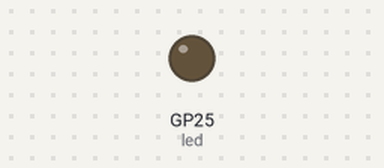
Recording of a program running on a simulated Raspberry Pi Pico running MicroPython. On the bench: output pins drawn as LEDs (lit = HIGH). WiFi joins after 1.5 s; a reset restarts the program; files the program writes start out absent; web requests get an empty 200 reply after 0.4 s; what the program prints to the serial console is not drawn.

Above: at 0.1 s.
At 40.0 s:
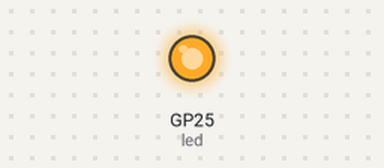
Timing chart, 0 to 40.0 s (numbered marks = the images above):
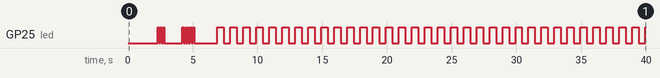

The program:

main.py
```python
import network
import urequests
import machine
import time
import os

WIFI_SSID = 'Meter'
WIFI_PASS = 'kilometer'

VERSION_URL = 'https://raw.githubusercontent.com/ha-rish/pico-ota/refs/heads/main/version.txt'
SCRIPT_URL = 'https://raw.githubusercontent.com/ha-rish/pico-ota/refs/heads/main/main.py'


# ==== HARDWARE SETUP ====
led = machine.Pin("LED", machine.Pin.OUT)

def blink(times=1, delay=0.1):
    for _ in range(times):
        led.on()
        time.sleep(delay)
        led.off()
        time.sleep(delay)

# ==== STEP 1: APPLY PENDING UPDATE ON BOOT ====
def apply_pending_update():
    fs = os.listdir()
    if "update.flag" in fs and "new_main.py" in fs:
        try:
            print("Applying OTA update…")
            if "main.py" in fs:
                os.remove("main.py")
            os.rename("new_main.py", "main.py")
            os.remove("update.flag")
            print("Update applied, rebooting…")
            blink(5, 0.1)
            time.sleep(1)
            machine.reset()
        except Exception as e:
            print("Update apply failed:", e)

apply_pending_update()


# ==== STEP 2: WIFI WITH 10 s TIMEOUT ====
def connect_wifi(timeout_s=10):
    wlan = network.WLAN(network.STA_IF)
    wlan.active(True)
    wlan.connect(WIFI_SSID, WIFI_PASS)
    print(f"Connecting to Wi‑Fi (timeout {timeout_s}s)…")
    start = time.ticks_ms()
    while not wlan.isconnected():
        if time.ticks_diff(time.ticks_ms(), start) > timeout_s * 1000:
            print("Wi‑Fi connect timed out")
            return False
        time.sleep(0.5)
    print("Wi‑Fi connected:", wlan.ifconfig())
    return True

# ==== STEP 3: VERSION HELPERS ====
def read_local_version():
    try:
        with open("version.txt", "r") as f:
            return f.read().strip()
    except:
        return "0.0.0"

def get_remote_version():
    try:
        r = urequests.get(VERSION_URL)
        ver = r.text.strip()
        r.close()
        return ver
    except:
        return None

def write_local_version(ver):
    with open("version.txt", "w") as f:
        f.write(ver)

# ==== STEP 4: DOWNLOAD & SCHEDULE OTA ====
def schedule_update():
    try:
        r = urequests.get(SCRIPT_URL)
        with open("new_main.py", "w") as f:
            f.write(r.text)
        r.close()
        # flag for next-boot replacement
        with open("update.flag", "w") as f:
            f.write("1")
        print("Update downloaded, scheduled for next boot")
        blink(3, 0.1)
        time.sleep(1)
        machine.reset()
    except Exception as e:
        print("OTA download failed:", e)

# ==== STEP 5: MAIN LOOP (check every 3 min) ====
def main_loop():
    while True:
        if connect_wifi(10):
            local_v = read_local_version()
            remote_v = get_remote_version()
            if remote_v is not None:
                print(f"Local version: {local_v} | Remote version: {remote_v}")
                if remote_v != local_v:
                    print("New version detected, scheduling update…")
                    write_local_version(remote_v)
                    schedule_update()
                else:
                    print("Already up‑to‑date")
            else:
                print("Could not fetch remote version")
        else:
            print("Skipping OTA check (no Wi‑Fi)")

        # heartbeat for 3 minutes (180 s), blinking once per sec
        for _ in range(180):
            led.toggle()
            time.sleep(0.5)
            print("New program!!!!!!!")

# kick off
main_loop()
```

Measured:
- by itself, GP25 (led): LOW → HIGH at 2.3 s, → LOW 0.10 s later, → HIGH 0.10 s later, → LOW 0.10 s later, … (83 changes in this stretch)
